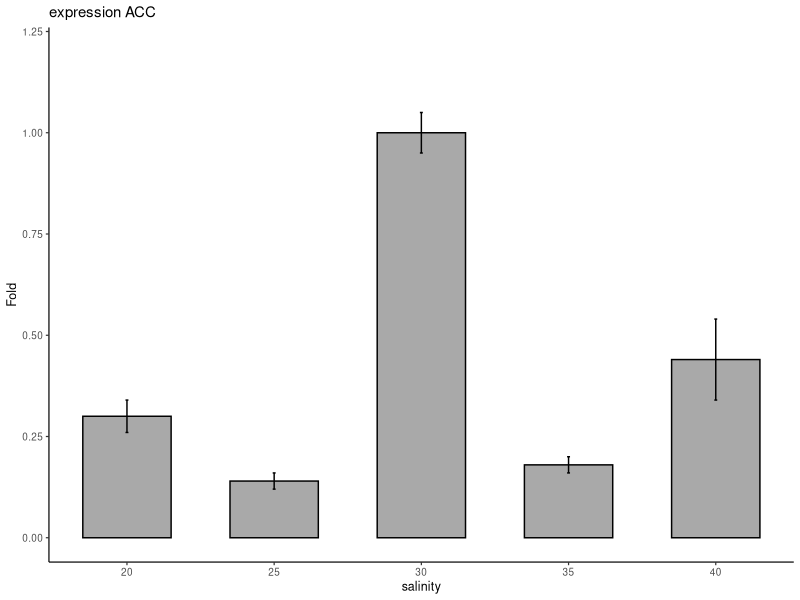
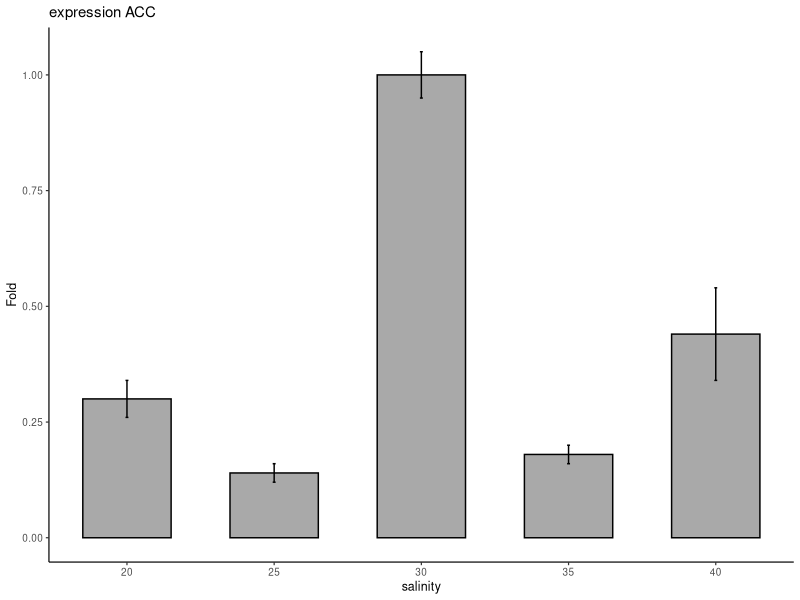

These figures' R source, in order:
library(ggplot2)

                     
mi_dataframe <- data.frame(salinidad = c(20, 25, 30, 35, 40),
                           fold = c(0.30, 0.14, 1.00, 0.18, 0.44),
                           desviacion = c(0.04, 0.02, 0.05, 0.02, 0.10))

grafico_barra <- ggplot(data = mi_dataframe, aes(x = salinidad, y = fold)) +
  geom_bar(stat = "identity", fill = "darkgrey", position = "identity", width = 3) +
  geom_bar(stat = "identity", fill = "transparent", color = "black", width = 3) +
  geom_errorbar(aes(ymin = fold - desviacion, ymax = fold + desviacion),
                width = 0.1,
                position = position_dodge(0.9)) +
  labs(title = "expression ACC", x = "salinity", y = "Fold") +
  theme_classic(base_size = 9)

grafico_barra + ylim(0, 1.20)

print(grafico_barra)

